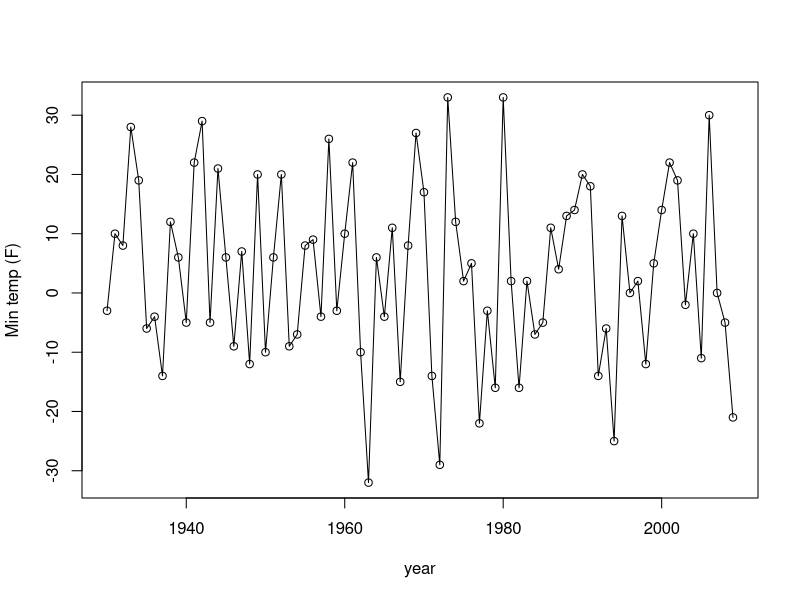
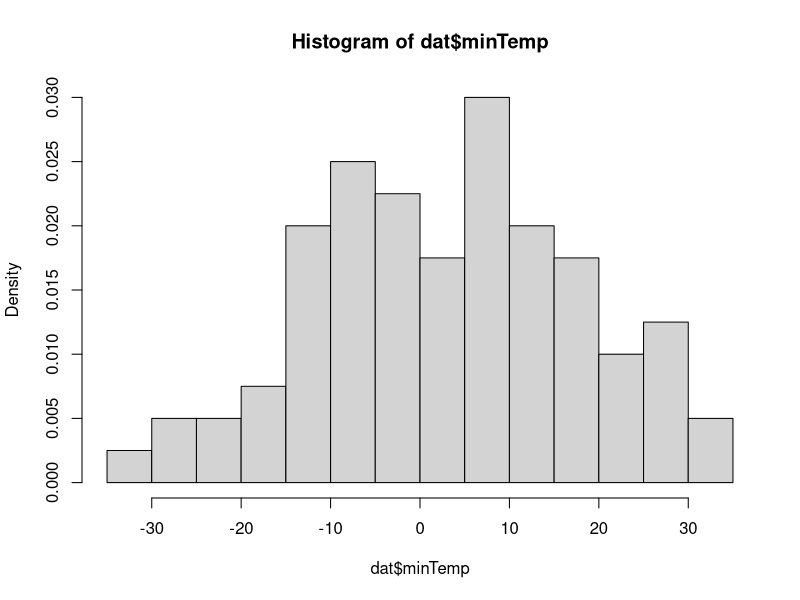
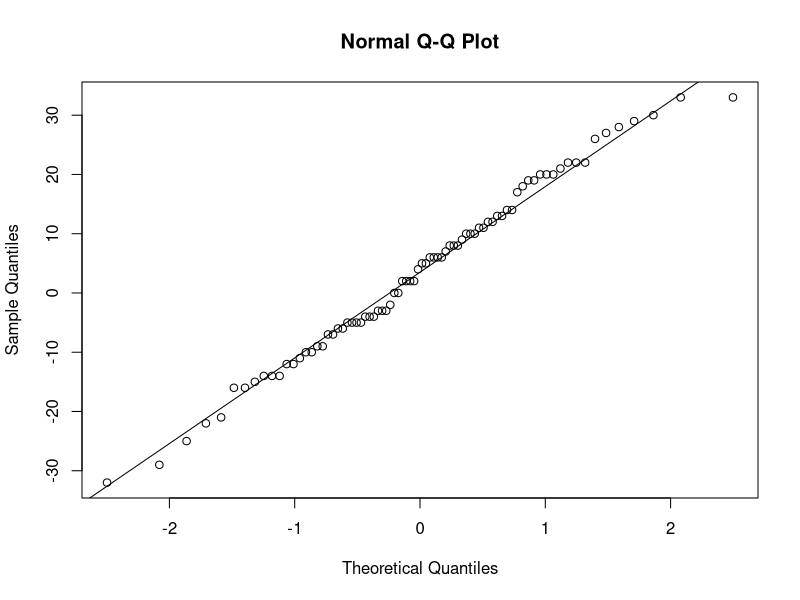
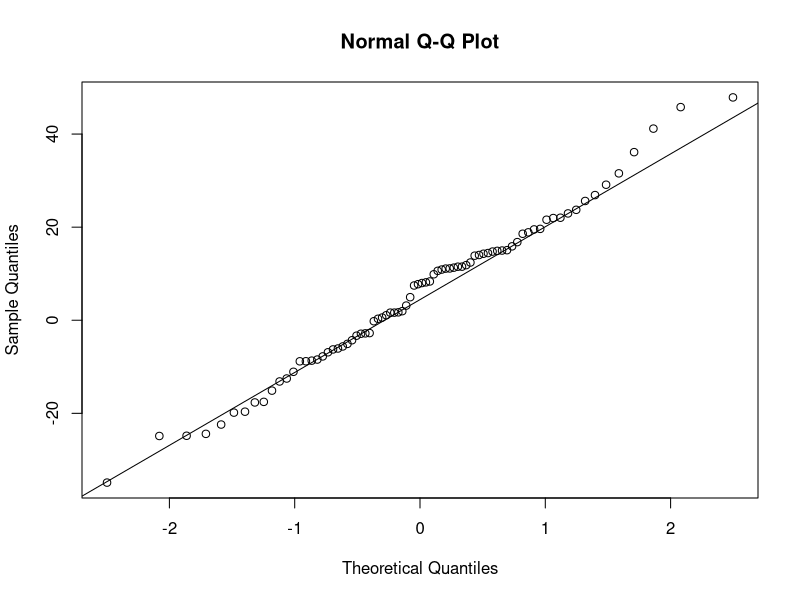

Reproduce these figures in R, in order.
# script for getting to using t.test() just for getting a
# 100(1-alpha)% CI (see my Jupyter notebook for more details)

# read in the MSP airport January 1 min temperature data file
dat = read.csv('min_temps.txt',header=TRUE)

# Assume these 70 temperature measurements x_1, x_2, ..., x_70
# are independent of each other.

# Check if it is reasonable to these measurements are all realizations
# from the same distribution

# 1. make a time plot-- I see a bit of a declining trend, not totally flat
plot(dat$year,dat$minTemp,type = 'o', xlab='year', ylab='Min temp (F)')

# 2. do some histogramming-- play with # of breaks!
hist(dat$minTemp,breaks = 10,freq = FALSE)

# 3. qq-plot-- the quantiles of dat$minTemp are how many of the values
#     lie below a certain percentage.  Plot those against the quantiles
#     of a std normal dist to get a sense for whether the data are from
#     a normal distribution
qqnorm(dat$minTemp)
qqline(dat$minTemp)

# To get a sense for how much that plot supports dat$minTemp coming from
# a normal distribution, compare a plot for a sample of the same size
# generated with rnorm and similarly plotted.
mu = mean(dat$minTemp)
sig = sd(dat$minTemp)
x = rnorm(80, mu, sig)
qqnorm(x)
qqline(x)
# Our sample is arguably as consistent with a random sample of size 80
# from a normal distribution.


# Well, it's probably not too far from normally dist'd, proceed to t-test
mean(dat$minTemp)
sd(dat$minTemp)
t.test(x=dat$minTemp, conf.level = 0.90)
